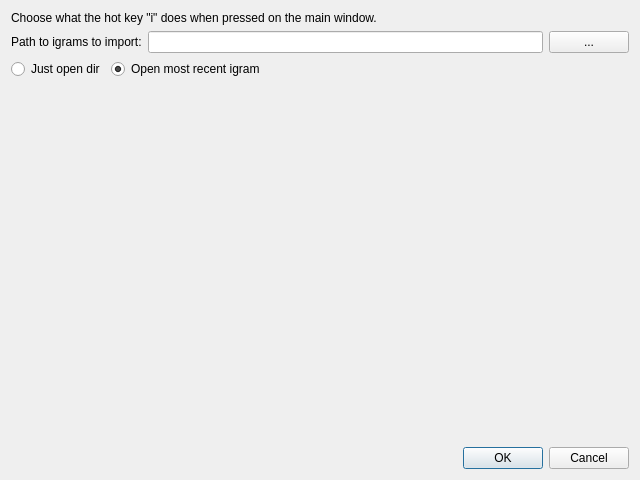
<?xml version="1.0" encoding="UTF-8"?>
<ui version="4.0">
 <class>settingsIgramImportConfig</class>
 <widget class="QDialog" name="settingsIgramImportConfig">
  <property name="geometry">
   <rect>
    <x>0</x>
    <y>0</y>
    <width>640</width>
    <height>480</height>
   </rect>
  </property>
  <property name="windowTitle">
   <string>&quot;i&quot; hot key config</string>
  </property>
  <layout class="QVBoxLayout" name="verticalLayout">
   <item>
    <widget class="QLabel" name="label">
     <property name="text">
      <string>Choose what the hot key &quot;i&quot; does when pressed on the main window.</string>
     </property>
    </widget>
   </item>
   <item>
    <layout class="QHBoxLayout" name="horizontalLayout">
     <item>
      <widget class="QLabel" name="path_2">
       <property name="text">
        <string>Path to igrams to import:</string>
       </property>
      </widget>
     </item>
     <item>
      <widget class="QLineEdit" name="importPath"/>
     </item>
     <item>
      <widget class="QPushButton" name="browse">
       <property name="text">
        <string>...</string>
       </property>
      </widget>
     </item>
    </layout>
   </item>
   <item>
    <layout class="QHBoxLayout" name="horizontalLayout_2">
     <item>
      <widget class="QRadioButton" name="openPath">
       <property name="text">
        <string>Just open dir</string>
       </property>
      </widget>
     </item>
     <item>
      <widget class="QRadioButton" name="openMostRecent">
       <property name="text">
        <string>Open most recent igram</string>
       </property>
       <property name="checked">
        <bool>true</bool>
       </property>
      </widget>
     </item>
     <item>
      <spacer name="horizontalSpacer">
       <property name="orientation">
        <enum>Qt::Horizontal</enum>
       </property>
       <property name="sizeHint" stdset="0">
        <size>
         <width>40</width>
         <height>20</height>
        </size>
       </property>
      </spacer>
     </item>
    </layout>
   </item>
   <item>
    <spacer name="verticalSpacer">
     <property name="orientation">
      <enum>Qt::Vertical</enum>
     </property>
     <property name="sizeHint" stdset="0">
      <size>
       <width>20</width>
       <height>40</height>
      </size>
     </property>
    </spacer>
   </item>
   <item>
    <widget class="QDialogButtonBox" name="buttonBox">
     <property name="orientation">
      <enum>Qt::Horizontal</enum>
     </property>
     <property name="standardButtons">
      <set>QDialogButtonBox::Cancel|QDialogButtonBox::Ok</set>
     </property>
    </widget>
   </item>
  </layout>
 </widget>
 <resources/>
 <connections>
  <connection>
   <sender>buttonBox</sender>
   <signal>accepted()</signal>
   <receiver>settingsIgramImportConfig</receiver>
   <slot>accept()</slot>
   <hints>
    <hint type="sourcelabel">
     <x>248</x>
     <y>254</y>
    </hint>
    <hint type="destinationlabel">
     <x>157</x>
     <y>274</y>
    </hint>
   </hints>
  </connection>
  <connection>
   <sender>buttonBox</sender>
   <signal>rejected()</signal>
   <receiver>settingsIgramImportConfig</receiver>
   <slot>reject()</slot>
   <hints>
    <hint type="sourcelabel">
     <x>316</x>
     <y>260</y>
    </hint>
    <hint type="destinationlabel">
     <x>286</x>
     <y>274</y>
    </hint>
   </hints>
  </connection>
 </connections>
</ui>
